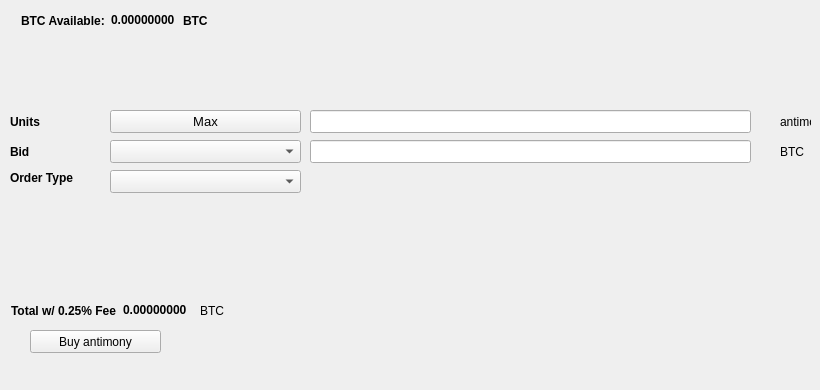
   <widget class="QWidget" name="BuyTab">
    <attribute name="title">
     <string>Buy</string>
    </attribute>
    <widget class="QPushButton" name="BuyECA">
     <property name="geometry">
      <rect>
       <x>30</x>
       <y>330</y>
       <width>131</width>
       <height>23</height>
      </rect>
     </property>
     <property name="text">
      <string>Buy antimony</string>
     </property>
     <property name="icon">
      <iconset resource="../antimony.qrc">
       <normaloff>:/icons/bitcoin</normaloff>:/icons/bitcoin</iconset>
     </property>
    </widget>
    <widget class="QLabel" name="label_3">
     <property name="geometry">
      <rect>
       <x>10</x>
       <y>110</y>
       <width>46</width>
       <height>23</height>
      </rect>
     </property>
     <property name="font">
      <font>
       <weight>75</weight>
       <bold>true</bold>
      </font>
     </property>
     <property name="text">
      <string>Units</string>
     </property>
    </widget>
    <widget class="QLineEdit" name="UnitsInput">
     <property name="geometry">
      <rect>
       <x>310</x>
       <y>110</y>
       <width>441</width>
       <height>23</height>
      </rect>
     </property>
     <property name="font">
      <font>
       <pointsize>9</pointsize>
       <weight>75</weight>
       <bold>true</bold>
      </font>
     </property>
    </widget>
    <widget class="QLineEdit" name="BuyBidPriceEdit">
     <property name="geometry">
      <rect>
       <x>310</x>
       <y>140</y>
       <width>441</width>
       <height>23</height>
      </rect>
     </property>
     <property name="font">
      <font>
       <pointsize>9</pointsize>
       <weight>75</weight>
       <bold>true</bold>
      </font>
     </property>
    </widget>
    <widget class="QLabel" name="label_4">
     <property name="geometry">
      <rect>
       <x>780</x>
       <y>110</y>
       <width>31</width>
       <height>23</height>
      </rect>
     </property>
     <property name="text">
      <string>antimony</string>
     </property>
    </widget>
    <widget class="QLabel" name="label_5">
     <property name="geometry">
      <rect>
       <x>780</x>
       <y>140</y>
       <width>31</width>
       <height>23</height>
      </rect>
     </property>
     <property name="text">
      <string>BTC</string>
     </property>
    </widget>
    <widget class="QLabel" name="label_6">
     <property name="geometry">
      <rect>
       <x>10</x>
       <y>140</y>
       <width>46</width>
       <height>23</height>
      </rect>
     </property>
     <property name="font">
      <font>
       <weight>75</weight>
       <bold>true</bold>
      </font>
     </property>
     <property name="text">
      <string>Bid</string>
     </property>
    </widget>
    <widget class="QLabel" name="label_7">
     <property name="geometry">
      <rect>
       <x>10</x>
       <y>170</y>
       <width>91</width>
       <height>16</height>
      </rect>
     </property>
     <property name="font">
      <font>
       <weight>75</weight>
       <bold>true</bold>
      </font>
     </property>
     <property name="text">
      <string>Order Type</string>
     </property>
    </widget>
    <widget class="QPushButton" name="Buy_Max_Amount">
     <property name="geometry">
      <rect>
       <x>110</x>
       <y>110</y>
       <width>191</width>
       <height>23</height>
      </rect>
     </property>
     <property name="font">
      <font>
       <pointsize>10</pointsize>
      </font>
     </property>
     <property name="text">
      <string>Max</string>
     </property>
    </widget>
    <widget class="QComboBox" name="BuyBidcomboBox">
     <property name="geometry">
      <rect>
       <x>110</x>
       <y>140</y>
       <width>191</width>
       <height>23</height>
      </rect>
     </property>
     <property name="font">
      <font>
       <pointsize>10</pointsize>
      </font>
     </property>
    </widget>
    <widget class="QComboBox" name="buyOrdertypeCombo">
     <property name="geometry">
      <rect>
       <x>110</x>
       <y>170</y>
       <width>191</width>
       <height>23</height>
      </rect>
     </property>
     <property name="font">
      <font>
       <pointsize>10</pointsize>
      </font>
     </property>
    </widget>
    <widget class="QWidget" name="layoutWidget1">
     <property name="geometry">
      <rect>
       <x>21</x>
       <y>11</y>
       <width>227</width>
       <height>19</height>
      </rect>
     </property>
     <layout class="QHBoxLayout" name="horizontalLayout_3">
      <item>
       <widget class="QLabel" name="label232">
        <property name="font">
         <font>
          <weight>75</weight>
          <bold>true</bold>
         </font>
        </property>
        <property name="text">
         <string>BTC Available:</string>
        </property>
       </widget>
      </item>
      <item>
       <widget class="QLabel" name="BtcAvailableLbl">
        <property name="palette">
         <palette>
          <active>
           <colorrole role="WindowText">
            <brush brushstyle="SolidPattern">
             <color alpha="255">
              <red>0</red>
              <green>0</green>
              <blue>0</blue>
             </color>
            </brush>
           </colorrole>
           <colorrole role="Button">
            <brush brushstyle="SolidPattern">
             <color alpha="255">
              <red>0</red>
              <green>170</green>
              <blue>0</blue>
             </color>
            </brush>
           </colorrole>
           <colorrole role="Light">
            <brush brushstyle="SolidPattern">
             <color alpha="255">
              <red>0</red>
              <green>255</green>
              <blue>0</blue>
             </color>
            </brush>
           </colorrole>
           <colorrole role="Midlight">
            <brush brushstyle="SolidPattern">
             <color alpha="255">
              <red>0</red>
              <green>212</green>
              <blue>0</blue>
             </color>
            </brush>
           </colorrole>
           <colorrole role="Dark">
            <brush brushstyle="SolidPattern">
             <color alpha="255">
              <red>0</red>
              <green>85</green>
              <blue>0</blue>
             </color>
            </brush>
           </colorrole>
           <colorrole role="Mid">
            <brush brushstyle="SolidPattern">
             <color alpha="255">
              <red>0</red>
              <green>113</green>
              <blue>0</blue>
             </color>
            </brush>
           </colorrole>
           <colorrole role="Text">
            <brush brushstyle="SolidPattern">
             <color alpha="255">
              <red>0</red>
              <green>170</green>
              <blue>0</blue>
             </color>
            </brush>
           </colorrole>
           <colorrole role="BrightText">
            <brush brushstyle="SolidPattern">
             <color alpha="255">
              <red>255</red>
              <green>255</green>
              <blue>255</blue>
             </color>
            </brush>
           </colorrole>
           <colorrole role="ButtonText">
            <brush brushstyle="SolidPattern">
             <color alpha="255">
              <red>0</red>
              <green>0</green>
              <blue>0</blue>
             </color>
            </brush>
           </colorrole>
           <colorrole role="Base">
            <brush brushstyle="SolidPattern">
             <color alpha="255">
              <red>255</red>
              <green>255</green>
              <blue>255</blue>
             </color>
            </brush>
           </colorrole>
           <colorrole role="Window">
            <brush brushstyle="SolidPattern">
             <color alpha="255">
              <red>0</red>
              <green>170</green>
              <blue>0</blue>
             </color>
            </brush>
           </colorrole>
           <colorrole role="Shadow">
            <brush brushstyle="SolidPattern">
             <color alpha="255">
              <red>0</red>
              <green>0</green>
              <blue>0</blue>
             </color>
            </brush>
           </colorrole>
           <colorrole role="AlternateBase">
            <brush brushstyle="SolidPattern">
             <color alpha="255">
              <red>127</red>
              <green>212</green>
              <blue>127</blue>
             </color>
            </brush>
           </colorrole>
           <colorrole role="ToolTipBase">
            <brush brushstyle="SolidPattern">
             <color alpha="255">
              <red>255</red>
              <green>255</green>
              <blue>220</blue>
             </color>
            </brush>
           </colorrole>
           <colorrole role="ToolTipText">
            <brush brushstyle="SolidPattern">
             <color alpha="255">
              <red>0</red>
              <green>0</green>
              <blue>0</blue>
             </color>
            </brush>
           </colorrole>
          </active>
          <inactive>
           <colorrole role="WindowText">
            <brush brushstyle="SolidPattern">
             <color alpha="255">
              <red>0</red>
              <green>0</green>
              <blue>0</blue>
             </color>
            </brush>
           </colorrole>
           <colorrole role="Button">
            <brush brushstyle="SolidPattern">
             <color alpha="255">
              <red>0</red>
              <green>170</green>
              <blue>0</blue>
             </color>
            </brush>
           </colorrole>
           <colorrole role="Light">
            <brush brushstyle="SolidPattern">
             <color alpha="255">
              <red>0</red>
              <green>255</green>
              <blue>0</blue>
             </color>
            </brush>
           </colorrole>
           <colorrole role="Midlight">
            <brush brushstyle="SolidPattern">
             <color alpha="255">
              <red>0</red>
              <green>212</green>
              <blue>0</blue>
             </color>
            </brush>
           </colorrole>
           <colorrole role="Dark">
            <brush brushstyle="SolidPattern">
             <color alpha="255">
              <red>0</red>
              <green>85</green>
              <blue>0</blue>
             </color>
            </brush>
           </colorrole>
           <colorrole role="Mid">
            <brush brushstyle="SolidPattern">
             <color alpha="255">
              <red>0</red>
              <green>113</green>
              <blue>0</blue>
             </color>
            </brush>
           </colorrole>
           <colorrole role="Text">
            <brush brushstyle="SolidPattern">
             <color alpha="255">
              <red>0</red>
              <green>170</green>
              <blue>0</blue>
             </color>
            </brush>
           </colorrole>
           <colorrole role="BrightText">
            <brush brushstyle="SolidPattern">
             <color alpha="255">
              <red>255</red>
              <green>255</green>
              <blue>255</blue>
             </color>
            </brush>
           </colorrole>
           <colorrole role="ButtonText">
            <brush brushstyle="SolidPattern">
             <color alpha="255">
              <red>0</red>
              <green>0</green>
              <blue>0</blue>
             </color>
            </brush>
           </colorrole>
           <colorrole role="Base">
            <brush brushstyle="SolidPattern">
             <color alpha="255">
              <red>255</red>
              <green>255</green>
              <blue>255</blue>
             </color>
            </brush>
           </colorrole>
           <colorrole role="Window">
            <brush brushstyle="SolidPattern">
             <color alpha="255">
              <red>0</red>
              <green>170</green>
              <blue>0</blue>
             </color>
            </brush>
           </colorrole>
           <colorrole role="Shadow">
            <brush brushstyle="SolidPattern">
             <color alpha="255">
              <red>0</red>
              <green>0</green>
              <blue>0</blue>
             </color>
            </brush>
           </colorrole>
           <colorrole role="AlternateBase">
            <brush brushstyle="SolidPattern">
             <color alpha="255">
              <red>127</red>
              <green>212</green>
              <blue>127</blue>
             </color>
            </brush>
           </colorrole>
           <colorrole role="ToolTipBase">
            <brush brushstyle="SolidPattern">
             <color alpha="255">
              <red>255</red>
              <green>255</green>
              <blue>220</blue>
             </color>
            </brush>
           </colorrole>
           <colorrole role="ToolTipText">
            <brush brushstyle="SolidPattern">
             <color alpha="255">
              <red>0</red>
              <green>0</green>
              <blue>0</blue>
             </color>
            </brush>
           </colorrole>
          </inactive>
          <disabled>
           <colorrole role="WindowText">
            <brush brushstyle="SolidPattern">
             <color alpha="255">
              <red>0</red>
              <green>85</green>
              <blue>0</blue>
             </color>
            </brush>
           </colorrole>
           <colorrole role="Button">
            <brush brushstyle="SolidPattern">
             <color alpha="255">
              <red>0</red>
              <green>170</green>
              <blue>0</blue>
             </color>
            </brush>
           </colorrole>
           <colorrole role="Light">
            <brush brushstyle="SolidPattern">
             <color alpha="255">
              <red>0</red>
              <green>255</green>
              <blue>0</blue>
             </color>
            </brush>
           </colorrole>
           <colorrole role="Midlight">
            <brush brushstyle="SolidPattern">
             <color alpha="255">
              <red>0</red>
              <green>212</green>
              <blue>0</blue>
             </color>
            </brush>
           </colorrole>
           <colorrole role="Dark">
            <brush brushstyle="SolidPattern">
             <color alpha="255">
              <red>0</red>
              <green>85</green>
              <blue>0</blue>
             </color>
            </brush>
           </colorrole>
           <colorrole role="Mid">
            <brush brushstyle="SolidPattern">
             <color alpha="255">
              <red>0</red>
              <green>113</green>
              <blue>0</blue>
             </color>
            </brush>
           </colorrole>
           <colorrole role="Text">
            <brush brushstyle="SolidPattern">
             <color alpha="255">
              <red>0</red>
              <green>85</green>
              <blue>0</blue>
             </color>
            </brush>
           </colorrole>
           <colorrole role="BrightText">
            <brush brushstyle="SolidPattern">
             <color alpha="255">
              <red>255</red>
              <green>255</green>
              <blue>255</blue>
             </color>
            </brush>
           </colorrole>
           <colorrole role="ButtonText">
            <brush brushstyle="SolidPattern">
             <color alpha="255">
              <red>0</red>
              <green>85</green>
              <blue>0</blue>
             </color>
            </brush>
           </colorrole>
           <colorrole role="Base">
            <brush brushstyle="SolidPattern">
             <color alpha="255">
              <red>0</red>
              <green>170</green>
              <blue>0</blue>
             </color>
            </brush>
           </colorrole>
           <colorrole role="Window">
            <brush brushstyle="SolidPattern">
             <color alpha="255">
              <red>0</red>
              <green>170</green>
              <blue>0</blue>
             </color>
            </brush>
           </colorrole>
           <colorrole role="Shadow">
            <brush brushstyle="SolidPattern">
             <color alpha="255">
              <red>0</red>
              <green>0</green>
              <blue>0</blue>
             </color>
            </brush>
           </colorrole>
           <colorrole role="AlternateBase">
            <brush brushstyle="SolidPattern">
             <color alpha="255">
              <red>0</red>
              <green>170</green>
              <blue>0</blue>
             </color>
            </brush>
           </colorrole>
           <colorrole role="ToolTipBase">
            <brush brushstyle="SolidPattern">
             <color alpha="255">
              <red>255</red>
              <green>255</green>
              <blue>220</blue>
             </color>
            </brush>
           </colorrole>
           <colorrole role="ToolTipText">
            <brush brushstyle="SolidPattern">
             <color alpha="255">
              <red>0</red>
              <green>0</green>
              <blue>0</blue>
             </color>
            </brush>
           </colorrole>
          </disabled>
         </palette>
        </property>
        <property name="font">
         <font>
          <weight>75</weight>
          <bold>true</bold>
         </font>
        </property>
        <property name="text">
         <string>0.00000000</string>
        </property>
        <property name="textInteractionFlags">
         <set>Qt::LinksAccessibleByMouse|Qt::TextSelectableByKeyboard|Qt::TextSelectableByMouse</set>
        </property>
       </widget>
      </item>
      <item>
       <widget class="QLabel" name="BtcAvailableLbl_2">
        <property name="font">
         <font>
          <weight>75</weight>
          <bold>true</bold>
         </font>
        </property>
        <property name="text">
         <string>BTC</string>
        </property>
       </widget>
      </item>
     </layout>
    </widget>
    <widget class="QWidget" name="layoutWidge2">
     <property name="geometry">
      <rect>
       <x>11</x>
       <y>301</y>
       <width>259</width>
       <height>19</height>
      </rect>
     </property>
     <layout class="QHBoxLayout" name="horizontalLayout_4">
      <item>
       <widget class="QLabel" name="label_9">
        <property name="font">
         <font>
          <weight>75</weight>
          <bold>true</bold>
         </font>
        </property>
        <property name="text">
         <string>Total w/ 0.25% Fee</string>
        </property>
       </widget>
      </item>
      <item>
       <widget class="QLabel" name="BuyCostLabel">
        <property name="palette">
         <palette>
          <active>
           <colorrole role="WindowText">
            <brush brushstyle="SolidPattern">
             <color alpha="255">
              <red>0</red>
              <green>0</green>
              <blue>0</blue>
             </color>
            </brush>
           </colorrole>
           <colorrole role="Button">
            <brush brushstyle="SolidPattern">
             <color alpha="255">
              <red>0</red>
              <green>170</green>
              <blue>0</blue>
             </color>
            </brush>
           </colorrole>
           <colorrole role="Light">
            <brush brushstyle="SolidPattern">
             <color alpha="255">
              <red>0</red>
              <green>255</green>
              <blue>0</blue>
             </color>
            </brush>
           </colorrole>
           <colorrole role="Midlight">
            <brush brushstyle="SolidPattern">
             <color alpha="255">
              <red>0</red>
              <green>212</green>
              <blue>0</blue>
             </color>
            </brush>
           </colorrole>
           <colorrole role="Dark">
            <brush brushstyle="SolidPattern">
             <color alpha="255">
              <red>0</red>
              <green>85</green>
              <blue>0</blue>
             </color>
            </brush>
           </colorrole>
           <colorrole role="Mid">
            <brush brushstyle="SolidPattern">
             <color alpha="255">
              <red>0</red>
              <green>113</green>
              <blue>0</blue>
             </color>
            </brush>
           </colorrole>
           <colorrole role="Text">
            <brush brushstyle="SolidPattern">
             <color alpha="255">
              <red>0</red>
              <green>170</green>
              <blue>0</blue>
             </color>
            </brush>
           </colorrole>
           <colorrole role="BrightText">
            <brush brushstyle="SolidPattern">
             <color alpha="255">
              <red>255</red>
              <green>255</green>
              <blue>255</blue>
             </color>
            </brush>
           </colorrole>
           <colorrole role="ButtonText">
            <brush brushstyle="SolidPattern">
             <color alpha="255">
              <red>0</red>
              <green>0</green>
              <blue>0</blue>
             </color>
            </brush>
           </colorrole>
           <colorrole role="Base">
            <brush brushstyle="SolidPattern">
             <color alpha="255">
              <red>255</red>
              <green>255</green>
              <blue>255</blue>
             </color>
            </brush>
           </colorrole>
           <colorrole role="Window">
            <brush brushstyle="SolidPattern">
             <color alpha="255">
              <red>0</red>
              <green>170</green>
              <blue>0</blue>
             </color>
            </brush>
           </colorrole>
           <colorrole role="Shadow">
            <brush brushstyle="SolidPattern">
             <color alpha="255">
              <red>0</red>
              <green>0</green>
              <blue>0</blue>
             </color>
            </brush>
           </colorrole>
           <colorrole role="AlternateBase">
            <brush brushstyle="SolidPattern">
             <color alpha="255">
              <red>127</red>
              <green>212</green>
              <blue>127</blue>
             </color>
            </brush>
           </colorrole>
           <colorrole role="ToolTipBase">
            <brush brushstyle="SolidPattern">
             <color alpha="255">
              <red>255</red>
              <green>255</green>
              <blue>220</blue>
             </color>
            </brush>
           </colorrole>
           <colorrole role="ToolTipText">
            <brush brushstyle="SolidPattern">
             <color alpha="255">
              <red>0</red>
              <green>0</green>
              <blue>0</blue>
             </color>
            </brush>
           </colorrole>
          </active>
          <inactive>
           <colorrole role="WindowText">
            <brush brushstyle="SolidPattern">
             <color alpha="255">
              <red>0</red>
              <green>0</green>
              <blue>0</blue>
             </color>
            </brush>
           </colorrole>
           <colorrole role="Button">
            <brush brushstyle="SolidPattern">
             <color alpha="255">
              <red>0</red>
              <green>170</green>
              <blue>0</blue>
             </color>
            </brush>
           </colorrole>
           <colorrole role="Light">
            <brush brushstyle="SolidPattern">
             <color alpha="255">
              <red>0</red>
              <green>255</green>
              <blue>0</blue>
             </color>
            </brush>
           </colorrole>
           <colorrole role="Midlight">
            <brush brushstyle="SolidPattern">
             <color alpha="255">
              <red>0</red>
              <green>212</green>
              <blue>0</blue>
             </color>
            </brush>
           </colorrole>
           <colorrole role="Dark">
            <brush brushstyle="SolidPattern">
             <color alpha="255">
              <red>0</red>
              <green>85</green>
              <blue>0</blue>
             </color>
            </brush>
           </colorrole>
           <colorrole role="Mid">
            <brush brushstyle="SolidPattern">
             <color alpha="255">
              <red>0</red>
              <green>113</green>
              <blue>0</blue>
             </color>
            </brush>
           </colorrole>
           <colorrole role="Text">
            <brush brushstyle="SolidPattern">
             <color alpha="255">
              <red>0</red>
              <green>170</green>
              <blue>0</blue>
             </color>
            </brush>
           </colorrole>
           <colorrole role="BrightText">
            <brush brushstyle="SolidPattern">
             <color alpha="255">
              <red>255</red>
              <green>255</green>
              <blue>255</blue>
             </color>
            </brush>
           </colorrole>
           <colorrole role="ButtonText">
            <brush brushstyle="SolidPattern">
             <color alpha="255">
              <red>0</red>
              <green>0</green>
              <blue>0</blue>
             </color>
            </brush>
           </colorrole>
           <colorrole role="Base">
            <brush brushstyle="SolidPattern">
             <color alpha="255">
              <red>255</red>
              <green>255</green>
              <blue>255</blue>
             </color>
            </brush>
           </colorrole>
           <colorrole role="Window">
            <brush brushstyle="SolidPattern">
             <color alpha="255">
              <red>0</red>
              <green>170</green>
              <blue>0</blue>
             </color>
            </brush>
           </colorrole>
           <colorrole role="Shadow">
            <brush brushstyle="SolidPattern">
             <color alpha="255">
              <red>0</red>
              <green>0</green>
              <blue>0</blue>
             </color>
            </brush>
           </colorrole>
           <colorrole role="AlternateBase">
            <brush brushstyle="SolidPattern">
             <color alpha="255">
              <red>127</red>
              <green>212</green>
              <blue>127</blue>
             </color>
            </brush>
           </colorrole>
           <colorrole role="ToolTipBase">
            <brush brushstyle="SolidPattern">
             <color alpha="255">
              <red>255</red>
              <green>255</green>
              <blue>220</blue>
             </color>
            </brush>
           </colorrole>
           <colorrole role="ToolTipText">
            <brush brushstyle="SolidPattern">
             <color alpha="255">
              <red>0</red>
              <green>0</green>
              <blue>0</blue>
             </color>
            </brush>
           </colorrole>
          </inactive>
          <disabled>
           <colorrole role="WindowText">
            <brush brushstyle="SolidPattern">
             <color alpha="255">
              <red>0</red>
              <green>85</green>
              <blue>0</blue>
             </color>
            </brush>
           </colorrole>
           <colorrole role="Button">
            <brush brushstyle="SolidPattern">
             <color alpha="255">
              <red>0</red>
              <green>170</green>
              <blue>0</blue>
             </color>
            </brush>
           </colorrole>
           <colorrole role="Light">
            <brush brushstyle="SolidPattern">
             <color alpha="255">
              <red>0</red>
              <green>255</green>
              <blue>0</blue>
             </color>
            </brush>
           </colorrole>
           <colorrole role="Midlight">
            <brush brushstyle="SolidPattern">
             <color alpha="255">
              <red>0</red>
              <green>212</green>
              <blue>0</blue>
             </color>
            </brush>
           </colorrole>
           <colorrole role="Dark">
            <brush brushstyle="SolidPattern">
             <color alpha="255">
              <red>0</red>
              <green>85</green>
              <blue>0</blue>
             </color>
            </brush>
           </colorrole>
           <colorrole role="Mid">
            <brush brushstyle="SolidPattern">
             <color alpha="255">
              <red>0</red>
              <green>113</green>
              <blue>0</blue>
             </color>
            </brush>
           </colorrole>
           <colorrole role="Text">
            <brush brushstyle="SolidPattern">
             <color alpha="255">
              <red>0</red>
              <green>85</green>
              <blue>0</blue>
             </color>
            </brush>
           </colorrole>
           <colorrole role="BrightText">
            <brush brushstyle="SolidPattern">
             <color alpha="255">
              <red>255</red>
              <green>255</green>
              <blue>255</blue>
             </color>
            </brush>
           </colorrole>
           <colorrole role="ButtonText">
            <brush brushstyle="SolidPattern">
             <color alpha="255">
              <red>0</red>
              <green>85</green>
              <blue>0</blue>
             </color>
            </brush>
           </colorrole>
           <colorrole role="Base">
            <brush brushstyle="SolidPattern">
             <color alpha="255">
              <red>0</red>
              <green>170</green>
              <blue>0</blue>
             </color>
            </brush>
           </colorrole>
           <colorrole role="Window">
            <brush brushstyle="SolidPattern">
             <color alpha="255">
              <red>0</red>
              <green>170</green>
              <blue>0</blue>
             </color>
            </brush>
           </colorrole>
           <colorrole role="Shadow">
            <brush brushstyle="SolidPattern">
             <color alpha="255">
              <red>0</red>
              <green>0</green>
              <blue>0</blue>
             </color>
            </brush>
           </colorrole>
           <colorrole role="AlternateBase">
            <brush brushstyle="SolidPattern">
             <color alpha="255">
              <red>0</red>
              <green>170</green>
              <blue>0</blue>
             </color>
            </brush>
           </colorrole>
           <colorrole role="ToolTipBase">
            <brush brushstyle="SolidPattern">
             <color alpha="255">
              <red>255</red>
              <green>255</green>
              <blue>220</blue>
             </color>
            </brush>
           </colorrole>
           <colorrole role="ToolTipText">
            <brush brushstyle="SolidPattern">
             <color alpha="255">
              <red>0</red>
              <green>0</green>
              <blue>0</blue>
             </color>
            </brush>
           </colorrole>
          </disabled>
         </palette>
        </property>
        <property name="font">
         <font>
          <weight>75</weight>
          <bold>true</bold>
         </font>
        </property>
        <property name="autoFillBackground">
         <bool>false</bool>
        </property>
        <property name="text">
         <string>0.00000000</string>
        </property>
        <property name="textInteractionFlags">
         <set>Qt::LinksAccessibleByMouse|Qt::TextSelectableByMouse</set>
        </property>
       </widget>
      </item>
      <item>
       <widget class="QLabel" name="label_10">
        <property name="font">
         <font>
          <weight>50</weight>
          <bold>false</bold>
         </font>
        </property>
        <property name="text">
         <string>BTC</string>
        </property>
       </widget>
      </item>
     </layout>
    </widget>
    <widget class="QLabel" name="label_24">
     <property name="geometry">
      <rect>
       <x>460</x>
       <y>300</y>
       <width>281</width>
       <height>81</height>
      </rect>
     </property>
     <property name="text">
      <string/>
     </property>
     <property name="pixmap">
      <pixmap>:/images/bittrex</pixmap>
     </property>
    </widget>
   </widget>
